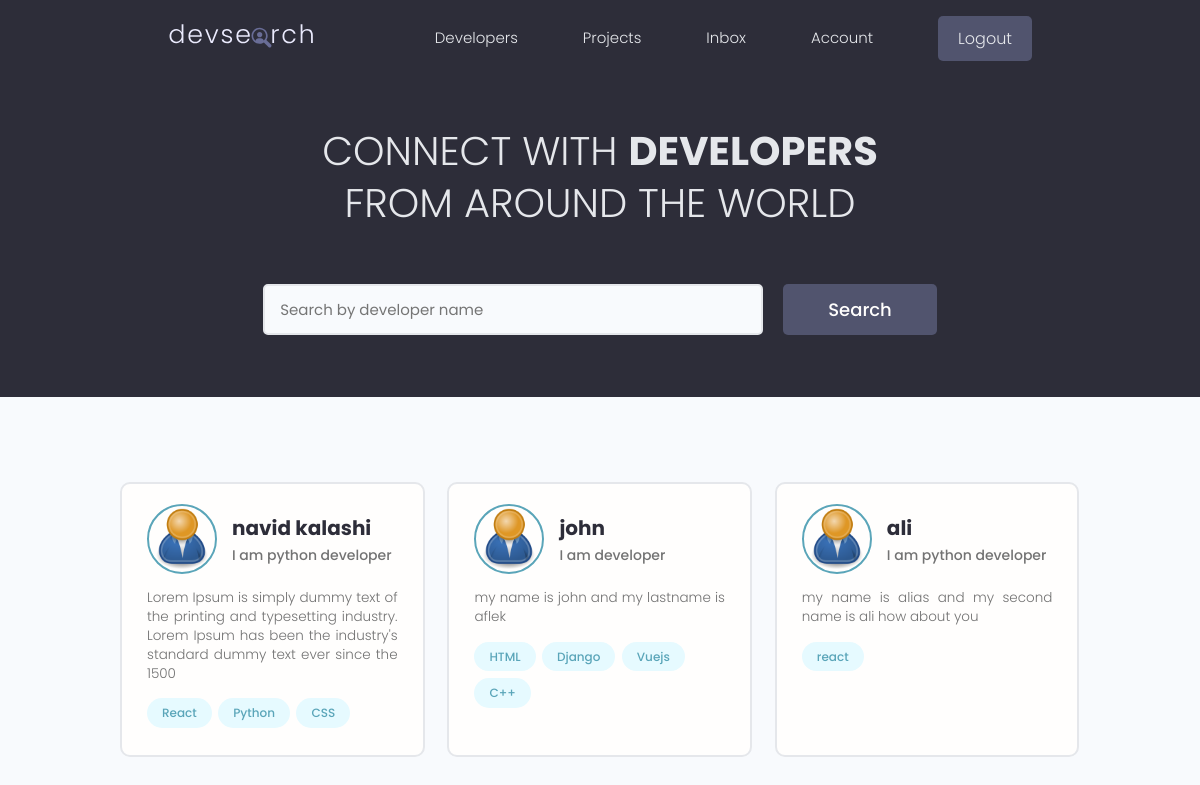
Screenshot of / (signed in) with the database file from the repository.
### users/models.py (models this page shows, shortened)
class Profile(models.Model):
    user = models.OneToOneField(User, on_delete=models.CASCADE, null=True, blank=True)
    name = models.CharField(max_length=200, null=True, blank=True)
    email = models.EmailField(max_length=500, null=True, blank=True)
    username = models.CharField(max_length=200, null=True, blank=True)
    location = models.CharField(max_length=200, null=True, blank=True)
    short_intro = models.CharField(max_length=200, null=True, blank=True)
    bio = models.TextField(null=True, blank=True)
    profile_image = models.ImageField(null=True, blank=True, upload_to='profiles/', default='profiles/user-default.png')
    social_github = models.CharField(max_length=200, null=True, blank=True)
    social_twitter = models.CharField(max_length=200, null=True, blank=True)
    social_linkedin = models.CharField(max_length=200, null=True, blank=True)
    social_youtube = models.CharField(max_length=200, null=True, blank=True)
    social_website = models.CharField(max_length=200, null=True, blank=True)
    created = models.DateTimeField(auto_now_add=True)
    id = models.UUIDField(default=uuid.uuid4, unique=True, primary_key=True, editable=False)

class Skill(models.Model):
    owner = models.ForeignKey(Profile, on_delete=models.CASCADE, null=True, blank=True)
    name = models.CharField(max_length=200, null=True, blank=True)
    description = models.TextField(null=True, blank=True)
    created = models.DateTimeField(auto_now_add=True)
    id = models.UUIDField(default=uuid.uuid4, unique=True, primary_key=True, editable=False)
    def __str__(self):
        return str(self.name)

### users/views.py (the view)
# urls.py: path('', views.profiles, name='profiles'),
def profiles(request):
    profiles = Profile.objects.all()
    context = {'profiles': profiles}
    return render(request, 'users/profiles.html', context)

### users/templates/users/profiles.html (shortened to what this page needs)
{% extends 'main.html' %}
{% block content %}
<main class="home">
    <section class="hero-section text-center">
      <div class="container container--narrow">
        <div class="hero-section__box">
          <h2>CONNECT WITH <span>DEVELOPERS</span></h2>
          <h2>FROM AROUND THE WORLD</h2>
        </div>
        <div class="hero-section__search">
          <form class="form" action="#" method="get">
            <div class="form__field">
              <input class="input input--text" id="formInput#search" type="text" name="text"
                placeholder="Search by developer name" />
            </div>
            <input class="btn btn--sub btn--lg" type="submit" value="Search" />
          </form>
        </div>
      </div>
    </section>
    <section class="devlist">
      <div class="container">
        <div class="grid grid--three">
        {% for profile in profiles %}
          <div class="column card">
            <div class="dev">
              <a href="{% url 'user-profile' profile.id %}" class="card__body">
                <div class="dev__profile">
                  <img class="avatar avatar--md" src="{{profile.profile_image.url}}" alt="image" />
                  <div class="dev__meta">
                    <h3>{{profile.name}}</h3>
                    <h5>{{profile.short_intro|slice:'60'}}</h5>
                  </div>
                </div>
                <p class="dev__info">{{profile.bio|slice:'150'}}</p>
                <div class="dev__skills">
                {% for skill in profile.skill_set.all|slice:'5' %}
                  <span class="tag tag--pill tag--main">
                    <small>{{skill}}</small>
                  </span>
                  {% endfor %}
                </div>
              </a>
            </div>
          </div>
          {% endfor %}
        </div>
      </div>
    </section>
  </main>
{% endblock content %}

### static/styles/app.css (style rules this page uses)
:root { --color-sub: #2d2d39; }
.btn--sub { background-color: var(--color-sub-light); }
.card { border: 2px solid var(--color-light); }
img { width: 100%; }
.hero-section { height: 40vh; display: flex; align-items: center; background-color: var(--color-sub); }
.hero-section__box { margin-bottom: 4rem; }
.hero-section__box > h2, .hero-section__box > h2 > span { font-size: 4rem; color: var(--color-light); line-height: 1.3; text-transform: uppercase; }
.hero-section__box > h2 { font-weight: 300; }
.hero-section__box > h2 > span { font-weight: 700; }
.hero-section__search > .form { display: flex; align-items: center; justify-content: center; gap: 2rem; }
.hero-section__search > .form input.input--text { width: 50rem; }
.devlist { margin-top: 8rem; }
.devlist .grid { align-items: stretch; }
.devlist .dev .dev__profile { display: flex; align-items: center; gap: 1.5rem; }
.devlist .dev .dev__meta h3 { color: var(--color-sub); font-size: 2rem; font-weight: 700; }
.devlist .dev .dev__meta h5 { color: var(--color-text); font-size: 1.4rem; font-weight: 500; }
.devlist .dev .dev__info { margin: 1.5rem 0; font-size: 1.35rem; line-height: 1.4; text-align: justify; }

### static/uikit/styles/modules/_variables.css (style rules this page uses)
:root { --color-main: #5aa5b9; --color-main-light: #e6faff; --color-sub: #3f4156; --color-sub-light: #51546e; --color-sub-lighter: #ededfd; --color-text: #737373; --color-gray: #8b8b8b; --color-light: #e5e7eb; --color-light-gray: #767676; --color-bg: #f8fafd; --color-white: #fffefd; --color-white-light: #f3f3f3; --color-success: #359e64; --color-success-bg: #def8e8; --color-error: #fc4b0b; --color-error-bg: #fff2ee; --font-base: 'Poppins', arial, helvetica, 'Segoe UI', roboto, ubuntu, sans-serif; --font-monospace: 'Fira Code', 'Courier New', courier, monospace; --font-regular: 300; --font-medium: 500; --font-bold: 700; --generic-shadow: 1px 1px 5px #00000010; --generic-transition: all 0.3s ease-in-out; }

### static/uikit/styles/modules/_base.css (style rules this page uses)
* { margin: 0; padding: 0; box-sizing: border-box; text-rendering: optimizeLegibility; color: inherit; font-size: inherit; }
html { font-size: 50%; }
@media only screen and (min-width: 480px) { html { font-size: 56.25%; } }
@media only screen and (min-width: 1200px) { html { font-size: 62.5%; } }
body { line-height: 1.6; font-weight: 400; font-size: 1.5rem; color: var(--color-text); background-color: var(--color-bg); min-height: 100vh; }

### static/uikit/styles/modules/_typography.css (style rules this page uses)
* { font-family: var(--font-base); }
h2 { font-size: 3.6rem; font-weight: var(--font-bold); }
h3 { font-size: 3.2rem; font-weight: var(--font-medium); }
h5 { font-size: 2.4rem; font-weight: var(--font-medium); }
h5, h6 { font-weight: var(--font-regular); }
p, span, strong { font-size: 1.6rem; color: var(--color-text); font-weight: var(--font-regular); }
a { padding-bottom: 2px; text-decoration: none; display: inline-block; color: var(--color-main); font-weight: var(--font-medium); }

### static/uikit/styles/modules/_utilities.css (style rules this page uses)
.container { width: 92%; max-width: 165rem; margin: 0 auto; box-sizing: border-box; }
.container--narrow { width: 92%; max-width: 120rem; }
@media screen and (min-width: 1000px) { .container { width: 90%; } }
@media screen and (min-width: 1000px) { .container--narrow { width: 85%; } }
@media screen and (min-width: 1200px) { .container { width: 80%; } }
@media screen and (min-width: 1200px) { .container--narrow { width: 72%; } }
.text-center { text-align: center; }

### static/uikit/styles/modules/_avatar.css (style rules this page uses)
.avatar { border-radius: 50%; border: 2px solid var(--color-main); object-fit: cover; }
.avatar--md { height: 7rem; width: 7rem; }

### static/uikit/styles/modules/_button.css (style rules this page uses)
.btn { display: inline-block; position: relative; cursor: pointer; background-color: var(--color-light); font-weight: var(--font-medium); color: var(--color-sub); text-decoration: none; padding: 1rem 2rem; border-radius: 0.5rem; border: none; width: -webkit-fit-content; width: -moz-fit-content; width: fit-content; height: -webkit-fit-content; height: -moz-fit-content; height: fit-content; font-size: 1.6rem; outline-width: 0; outline-color: transparent; -webkit-backface-visibility: hidden; backface-visibility: hidden; transition: all 0.3s ease-in-out; }
.btn--sub { background-color: var(--color-sub); color: var(--color-white); }
.btn--lg { font-size: 1.8rem; padding: 1.2rem 4.5rem; }

### static/uikit/styles/modules/_card.css (style rules this page uses)
.card { border-radius: 1rem; background-color: var(--color-white); border: 1.5px solid var(--color-light); width: auto; height: auto; margin-top: 0.5rem; margin-bottom: 0.5rem; overflow: hidden; }
.card__body, .card__header { padding: 2rem 2.5rem; }

### rows the page displays
Profile: profile_image (placeholder picture), name "navid kalashi", short_intro "I am python developer", bio "Lorem Ipsum is simply dummy text of the printing and typesetting industry. Lorem Ipsum has been the industry's standard dummy text ever since the 1500"
Skill: name "React"
Skill: name "Python"
Skill: name "CSS"
Profile: profile_image (placeholder picture), name "john", short_intro "I am developer", bio "my name is john and my lastname is aflek"
Skill: name "HTML"
Skill: name "Django"
Skill: name "Vuejs"
Skill: name "C++"
Profile: profile_image (placeholder picture), name "ali", short_intro "I am python developer", bio "my name is alias and my second name is ali how about you"
Skill: name "react"
